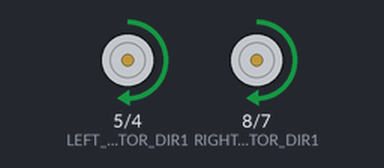
Bench run of a sketch on a simulated Arduino Uno, built with avr-gcc and run on an emulated ATmega328P. Parts: motor-driver pin pairs drawn as motors (green arrow = first pin HIGH = forward, orange = second pin HIGH = backward, longer = more drive, scaled by the enable pin).

Above: at 0.1 s.
At 2.1 s:
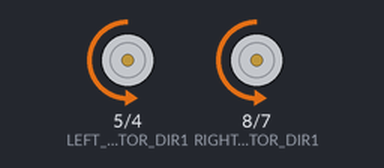
At 4.1 s:
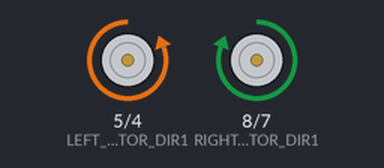
At 12.1 s:
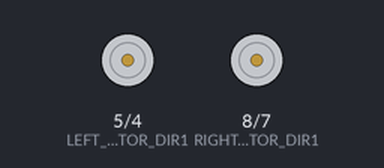
Timing chart, 0 to 13.6 s (numbered marks = the images above):
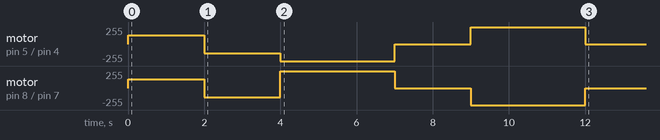

The sketch:

move_motors.ino
```cpp
/*
* L298N Motor Driver Test Sketch
* Tests basic movement functions of a two-motor robot using L298N driver
* Features:
* - Forward/backward movement
* - Left/right turning
* - Variable speed control
* - Basic test sequence
*/

// Motor pin definitions for L298N motor driver
const int RIGHT_MOTOR_SPEED = 6;  // ENA on L298N - Enable pin for right motor
const int RIGHT_MOTOR_DIR1 = 8;   // IN1 on L298N - Direction control 1 for right motor
const int RIGHT_MOTOR_DIR2 = 7;   // IN2 on L298N - Direction control 2 for right motor
const int LEFT_MOTOR_SPEED = 3;   // ENB on L298N - Enable pin for left motor
const int LEFT_MOTOR_DIR1 = 5;    // IN3 on L298N - Direction control 1 for left motor
const int LEFT_MOTOR_DIR2 = 4;    // IN4 on L298N - Direction control 2 for left motor

// Speed constants for PWM control
const int TOP_SPEED = 255;        // Maximum speed (100% duty cycle)
const int LOW_SPEED = 135;        // ~53% speed
const int NO_SPEED = 0;           // Stopped (0% duty cycle)

// Delay time constants (in milliseconds)
const int SHORT_DELAY = 500;      // Brief pause between actions
const int MEDIUM_DELAY = 2000;    // Standard pause between actions
const int LONG_DELAY = 3000;      // Extended pause between actions

// Direction enums for more readable code
enum Direction {
   FORWARD,                      // Forward movement
   BACKWARD                      // Backward movement
};

enum Turn {
   LEFT,                         // Left turn
   RIGHT                         // Right turn
};

/*
* Initial setup function - runs once
* Initializes motor pins and executes test sequence
*/
void setup() {
   initializeMotors();

   // Execute test sequence of movements
   advance(FORWARD, LOW_SPEED, MEDIUM_DELAY);      // Move forward
   advance(BACKWARD, LOW_SPEED, MEDIUM_DELAY);     // Move backward
   turn(LEFT, TOP_SPEED, LONG_DELAY);              // Turn left
   stop(MEDIUM_DELAY);                             // Pause
   turn(RIGHT, TOP_SPEED, LONG_DELAY);             // Turn right
   stop(MEDIUM_DELAY);                             // Final pause
}

/*
* Main program loop
* Empty since this is a one-time test sequence
*/
void loop() {
   // The test sequence runs once in setup(), so loop() is empty
}

/*
* Configures all motor control pins as outputs
*/
void initializeMotors() {
   pinMode(RIGHT_MOTOR_SPEED, OUTPUT);
   pinMode(RIGHT_MOTOR_DIR1, OUTPUT);
   pinMode(RIGHT_MOTOR_DIR2, OUTPUT);
   pinMode(LEFT_MOTOR_SPEED, OUTPUT);
   pinMode(LEFT_MOTOR_DIR1, OUTPUT);
   pinMode(LEFT_MOTOR_DIR2, OUTPUT);
}

/*
* Sets direction for a single motor using H-bridge control pins
* Parameters:
* motor1, motor2: The two direction control pins for the motor
* direction: FORWARD or BACKWARD enum value
*/
void setMotorDirection(int motor1, int motor2, Direction direction) {
   digitalWrite(motor1, direction == FORWARD ? HIGH : LOW);
   digitalWrite(motor2, direction == FORWARD ? LOW : HIGH);
}

/*
* Sets motor speed using PWM
* Parameters:
* motorSpeedPin: Enable pin for the motor
* speed: PWM value (0-255)
*/
void setMotorSpeed(int motorSpeedPin, int speed) {
   analogWrite(motorSpeedPin, constrain(speed, 0, 255));
}

/*
* Moves robot forward or backward
* Parameters:
* direction: FORWARD or BACKWARD
* speed: Motor speed (0-255)
* duration: How long to move in milliseconds
*/
void advance(Direction direction, int speed, int duration) {
   setMotorDirection(RIGHT_MOTOR_DIR1, RIGHT_MOTOR_DIR2, direction);
   setMotorDirection(LEFT_MOTOR_DIR1, LEFT_MOTOR_DIR2, direction);
   setMotorSpeed(RIGHT_MOTOR_SPEED, speed);
   setMotorSpeed(LEFT_MOTOR_SPEED, speed);
   delay(duration);
}

/*
* Turns robot left or right by running motors in opposite directions
* Parameters:
* turnDirection: LEFT or RIGHT
* speed: Motor speed (0-255)
* duration: How long to turn in milliseconds
*/
void turn(Turn turnDirection, int speed, int duration) {
   // Determine individual motor directions based on turn direction
   Direction rightMotorDir = (turnDirection == LEFT) ? FORWARD : BACKWARD;
   Direction leftMotorDir = (turnDirection == LEFT) ? BACKWARD : FORWARD;

   setMotorDirection(RIGHT_MOTOR_DIR1, RIGHT_MOTOR_DIR2, rightMotorDir);
   setMotorDirection(LEFT_MOTOR_DIR1, LEFT_MOTOR_DIR2, leftMotorDir);
   setMotorSpeed(RIGHT_MOTOR_SPEED, speed);
   setMotorSpeed(LEFT_MOTOR_SPEED, speed);
   delay(duration);
}

/*
* Stops both motors
* Parameters:
* duration: How long to remain stopped in milliseconds
*/
void stop(int duration) {
   setMotorSpeed(RIGHT_MOTOR_SPEED, NO_SPEED);
   setMotorSpeed(LEFT_MOTOR_SPEED, NO_SPEED);
   delay(duration);
}
```
